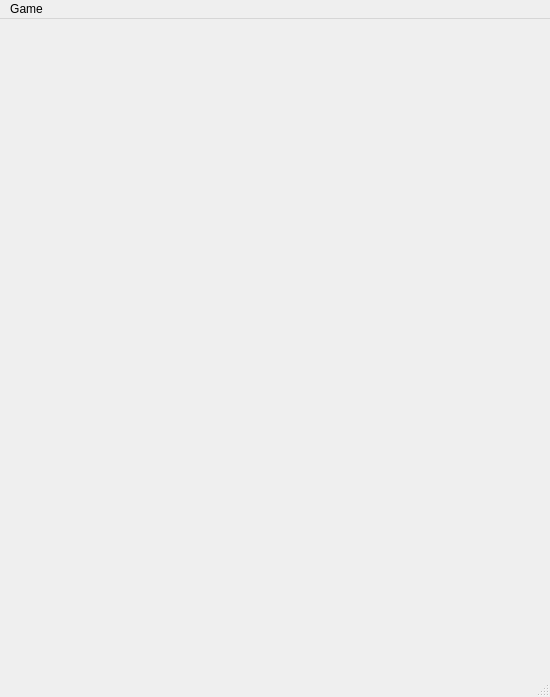
<?xml version="1.0" encoding="UTF-8"?>
<ui version="4.0">
 <class>MainWindow</class>
 <widget class="QMainWindow" name="MainWindow">
  <property name="geometry">
   <rect>
    <x>0</x>
    <y>0</y>
    <width>550</width>
    <height>697</height>
   </rect>
  </property>
  <property name="windowTitle">
   <string>MainWindow</string>
  </property>
  <property name="windowIcon">
   <iconset resource="res.qrc">
    <normaloff>:/icons/main.ico</normaloff>:/icons/main.ico</iconset>
  </property>
  <widget class="QWidget" name="centralwidget">
   <layout class="QGridLayout" name="gridLayout_2">
    <item row="0" column="0">
     <layout class="QGridLayout" name="gridLayout"/>
    </item>
   </layout>
  </widget>
  <widget class="QMenuBar" name="menubar">
   <property name="geometry">
    <rect>
     <x>0</x>
     <y>0</y>
     <width>550</width>
     <height>20</height>
    </rect>
   </property>
   <widget class="QMenu" name="menuGame">
    <property name="title">
     <string>Game</string>
    </property>
    <widget class="QMenu" name="menu">
     <property name="title">
      <string>Change field size</string>
     </property>
     <addaction name="action4x4"/>
     <addaction name="action5x5"/>
     <addaction name="action6x6"/>
     <addaction name="action7x7"/>
     <addaction name="action8x8"/>
    </widget>
    <addaction name="menu"/>
    <addaction name="actionChange_cell_Type"/>
    <addaction name="separator"/>
    <addaction name="action_4"/>
   </widget>
   <addaction name="menuGame"/>
  </widget>
  <widget class="QStatusBar" name="statusbar"/>
  <action name="action5x5">
   <property name="checkable">
    <bool>true</bool>
   </property>
   <property name="text">
    <string>5x5</string>
   </property>
  </action>
  <action name="action6x6">
   <property name="checkable">
    <bool>true</bool>
   </property>
   <property name="text">
    <string>6x6</string>
   </property>
  </action>
  <action name="action7x7">
   <property name="checkable">
    <bool>true</bool>
   </property>
   <property name="text">
    <string>7x7</string>
   </property>
  </action>
  <action name="action8x8">
   <property name="checkable">
    <bool>true</bool>
   </property>
   <property name="text">
    <string>8x8</string>
   </property>
  </action>
  <action name="action4x4">
   <property name="checkable">
    <bool>true</bool>
   </property>
   <property name="checked">
    <bool>true</bool>
   </property>
   <property name="text">
    <string>4x4</string>
   </property>
  </action>
  <action name="actionChange_cell_Type">
   <property name="text">
    <string>Change cell type</string>
   </property>
   <property name="shortcut">
    <string>Ctrl+L</string>
   </property>
  </action>
  <action name="action_4">
   <property name="text">
    <string>Quit</string>
   </property>
  </action>
 </widget>
 <resources>
  <include location="res.qrc"/>
 </resources>
 <connections/>
</ui>
